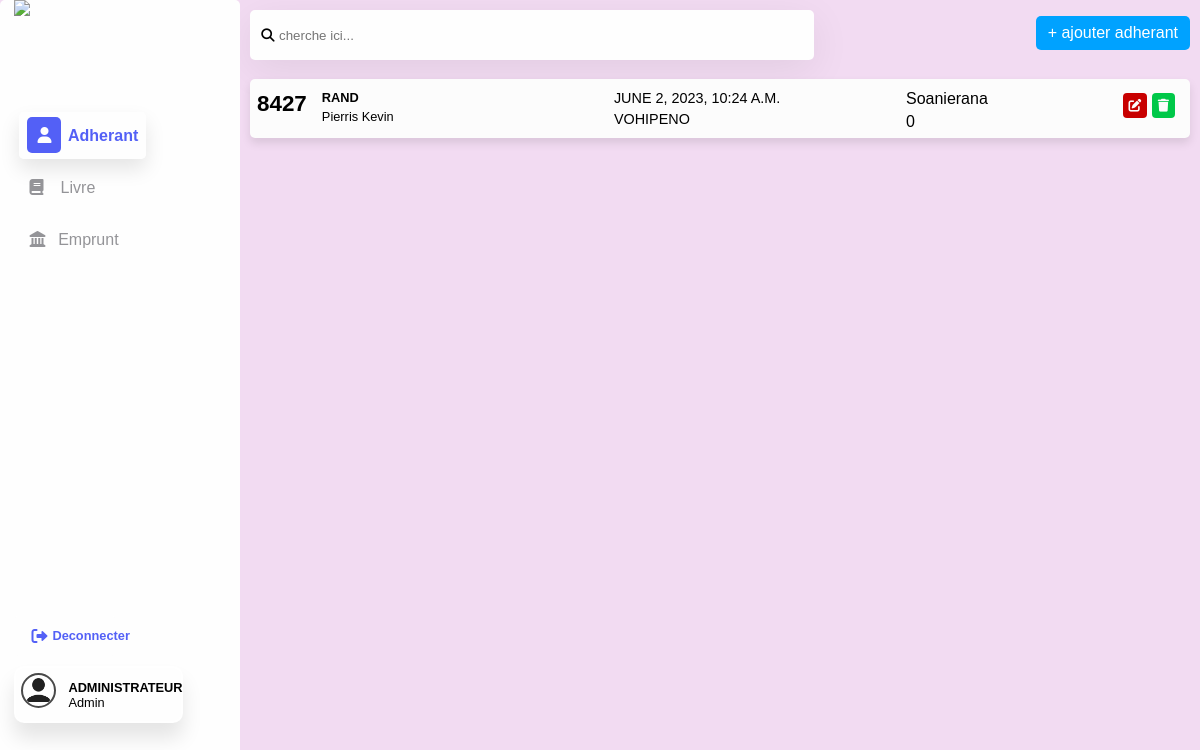
The page /index/ (signed in) on the database its author committed.
### management/models.py (models this page shows)
class administrator(AbstractUser):
    pass

class adherant(models.Model):
    matricule = models.IntegerField(primary_key=True)
    nom = models.CharField(max_length=200)
    prenom = models.CharField(max_length=200)
    date_naissance = models.DateTimeField()
    lieu_naissance = models.CharField(max_length=150)
    adresse = models.CharField(max_length=100)
    num_tel = models.IntegerField()

### management/views.py (the view, shortened to what this page needs)
# urls.py: path("index/", adherant_add_modif, name="home"),
def adherant_add_modif(request):
    allAdherant = adherant.objects.all()
    userData = request.user
    if str(userData)=="AnonymousUser":return redirect("login")
    return render(request, 'adherant.html',{"adherants": allAdherant, "active" : "adh", "users": userData})

### management/templates/adherant.html (shortened to what this page needs)
{% extends 'base.html' %}
{% load static %}
{% block 'title' %}
    <link rel="stylesheet" href="{% static '/css/adherant.css' %}">
    <link rel="stylesheet" href="{% static '/css/modal-supr.css' %}">
{% endblock %}
{% block 'content' %}
        <div id="container-search">
            <form method="POST">
                <div id="search-student">
                    <div class="search-control">
                        <button type="submit"><i class="fa-solid fa-magnifying-glass"></i></button>
                        <input type="text" placeholder="cherche ici..." name="search" autofocus>
                    </div>
                </div>
            </form>
            <div class="add-btn">
                <p>+ ajouter adherant</p>
            </div>
        </div>
            <div id="pay-contain">
                {% for adherant in adherants %}
                <div class="payment-list">
                    <form method="POST">
                        <div class="matricule-contain">
                            <p>{{ adherant.matricule }}</p>
                        </div>
                        <div class="informations">
                            <p>{{adherant.nom}}</p>
                            <p>{{adherant.prenom}}</p>
                        </div>
                        <div class="naissance">
                            <p>
                                {{ adherant.date_naissance }}
                            </p>
                            <p>
                                {{ adherant.lieu_naissance }}
                            </p>
                        </div>
                        <div class="adresse">
                            <p>
                                {{ adherant.adresse }}
                            </p>
                            <p>
                                {{ adherant.num_tel }}
                            </p>
                        </div>
                        <div class="options">
                            <a href="#"><i class="fa-solid fa-pen-to-square"></i></a>
                            <a href="#"><i class="fa-solid fa-trash"></i></a>
                        </div>
                    </form>
                </div>
                {% endfor %}
            </div>
        </div>
{% endblock %}

### templates/base.html (shortened to what this page needs)
{% load static %}
<!DOCTYPE html>
<html lang="en">
<head>
    <link rel="stylesheet" href="{% static '/css/side-bars.css' %}">
    <link rel="stylesheet" href="{% static '/ico/all.min.css'%}">
    <link rel="stylesheet" href="{% static '/ico/fontawesome.min.css' %}">
    {% block 'title' %}{% endblock %}
</head>
<body>
    <nav id="side-bar">
        <div class="side-bar-container">
            <div class="logo-bars">
                <img src="{% static '/image/Logo-EMIT.png' %}">
            </div>
            <div class="menu-bars">
                <div class="choise {% if active == 'adh' %}active{% endif %}">
                    <a href="{% url 'home' %}"><i class="fa-solid fa-user"></i> <span class="text-choise">Adherant</span></a>
                </div>
                <div class="choise {% if active == 'livre' %}active{% endif %}">
                    <a href="{% url 'livre' %}"><i class="fa-solid fa-book"></i> <span class="text-choise">Livre</span></a>
                </div>
                <div class="choise {% if active == 'emprunt' %}active{% endif %}">
                    <a href="#"><i class="fa-solid fa-landmark"></i>Emprunt</span></a>
                </div>
            </div>
            <div class="logout-bars">
                <div class="user-name">
                    <div class="logout-btn">
                        <i class="fa-solid fa-right-from-bracket"></i>
                        <a href="{% url 'logout' %}">Deconnecter</a>
                    </div>
                    <div class="profil-connected">
                        {% block 'images' %}
                        <img src="{% static '/image/user-icon.png' %}">
                        {% endblock %}
                        <div class="admin-name">
                            <p>{{ users.last_name }}</p>
                            <p>{{ users.first_name }}</p>
                        </div>
                    </div>
                </div>
            </div>
        </div>
    </nav>
    <div id="container">
        {% block 'content'%}
        {% endblock %}
</body>
</html>

### static/css/side-bars.css (style rules this page uses)
:root { --primary : #5360f6; --bg : #f2dbf2; --white : #f9f7f7; --text : #575757; --gris : #ededf5; --gris-text: #30333b; }
*, body { margin :0; padding : 0; box-sizing: border-box; font-family: sans-serif; }
body { background: var(--bg); }
#side-bar { display: inline-block; position: relative; padding : 10px 10px 10px 0; width: 20%; height: 99vh; border-radius: 5px; z-index: 2; }
#side-bar .side-bar-container { display: inline-flex; position: fixed; left: 0; top : 0; flex-direction: column; padding: 0 1.2%; width : 20%; height: 100%; border-radius: 5px; background: var(--white); }
#side-bar .side-bar-container .logo-bars { width: 100%; height :15%; }
#side-bar .side-bar-container .logo-bars img { height : 80%; }
#side-bar .side-bar-container .menu-bars { display: flex; flex-direction: column; width: 100%; height: 65%; }
#side-bar .side-bar-container .menu-bars .choise { padding : 8px 5px; width: 70%; border-radius: 5px; }
#side-bar .side-bar-container .menu-bars .choise a { text-decoration: none; color : var(--text) }
#side-bar .side-bar-container .menu-bars .choise a i { padding : 10px; margin-right: 2%; border-radius: 5px; }
.active a { background: var(--white); padding : 15px 8px; border-radius: 5px; box-shadow: 0 10px 20px rgba(0,0,0,.1); }
.active a i { background: var(--primary); color : var(--white) }
.active a { color : var(--primary)!important; font-weight: bold; }
.logout-bars { width: 80%; height: 30%; }
.logout-bars .user-name { position: relative; margin-top: 50%; text-transform: uppercase; text-align: left; font-weight: bold; }
.logout-bars .user-name .logout-btn { position: absolute; display: flex; top : -65px; gap : 5px; width :60%; margin :15px 0; padding : 12px 17px; background-color: var(--white); color : var(--primary); border-radius: 5px; animation: enterLogout .6s ease-out; }
.logout-bars .logout-btn a { font-size: .8em; text-decoration: none; text-transform: capitalize; color: var(--primary); }
.logout-bars .user-name .profil-connected { display: flex; gap : 12px; padding: 5px; width : 100%; border: 2px solid #fff; background: var(--white); box-shadow: 0 15px 20px rgba(0,0,0,.1); border-radius: 10px; }
.logout-bars .user-name .profil-connected img { width : 35px; height: 35px; border : 2px solid rgb(73, 73, 73); border-radius: 50%; }
.logout-bars .user-name .profil-connected .admin-name { font-size: .8em; padding: 4% 0; }
.logout-bars .user-name .profil-connected .admin-name p:nth-child(2) { text-transform: capitalize; font-weight: 100; }
#container { display: inline-block; position: relative; float :right; width: 90%; height: 100vh; }

### rows shown on the page
administrator: last_name "ADMINISTRATEUR", first_name "Admin"
adherant: matricule "8427", nom "RAND", prenom "Pierris Kevin", date_naissance "JUNE 2, 2023, 10:24 A.M.", lieu_naissance "VOHIPENO", adresse "Soanierana", num_tel "0"
